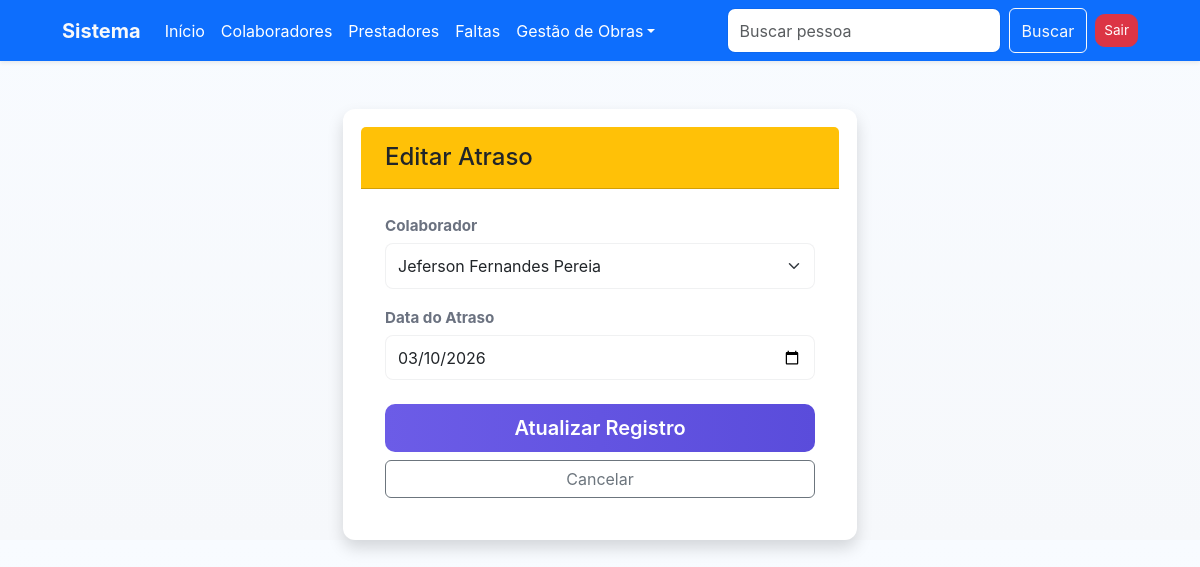
The page /atrasos/5/edit/ (signed in) on the database as committed earlier.
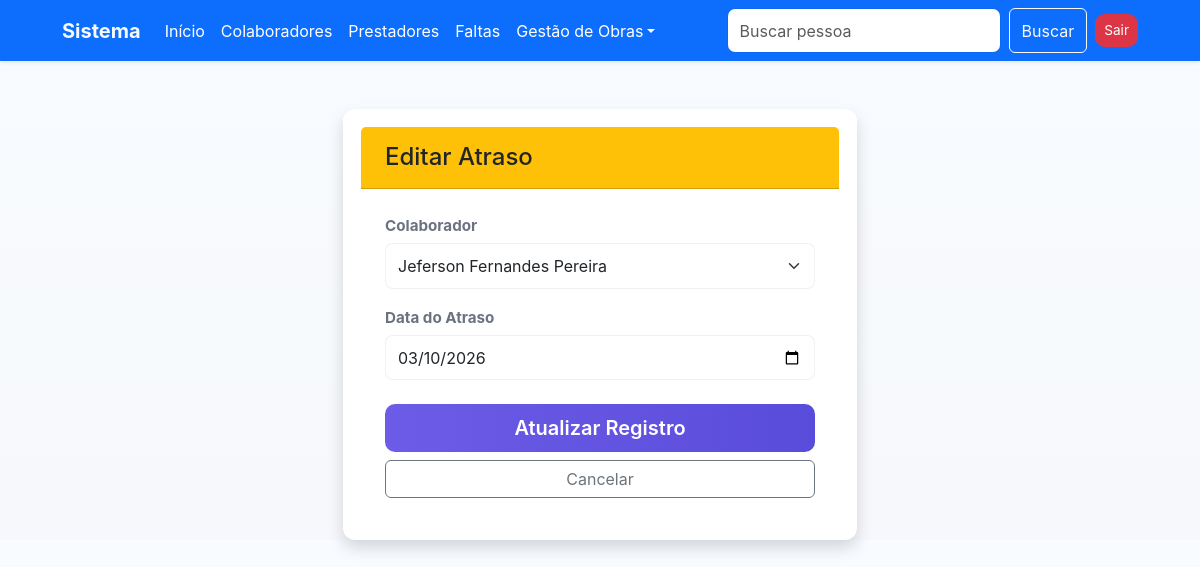
The same page on the database as committed later.
### cadastro/models.py (models this page shows)
class Pessoa(models.Model):
    nome = models.CharField('Nome', max_length=100)
    data_admissao = models.DateField(
        'Data de Admissão', null=True, blank=True)
    funcao = models.CharField('Função', max_length=100, null=True, blank=True)
    endereco = models.CharField(
        'Endereço', max_length=255, null=True, blank=True)
    documento = models.CharField(
        'Documento', max_length=50, null=True, blank=True)
    prestador = models.ForeignKey(
        'Prestador', on_delete=models.CASCADE, null=True, blank=True)
    def __str__(self):
        return self.nome

### cadastro/views.py (the view, shortened to what this page needs)
class AtrasosUpdateView(LoginRequiredMixin, UpdateView):
    model = Atrasos
    template_name = 'atrasos_update.html'
    form_class = AtrasosForm
    success_url = reverse_lazy('atrasos_list')

### cadastro/forms.py
class AtrasosForm(forms.ModelForm):
    class Meta:
        model = Atrasos
        fields = ['nome', 'data_atraso', 'horario', 'justificado']
        widgets = {
            'nome': forms.Select(attrs={'class': 'form-select'}),
            'data_atraso': forms.DateInput(
                format='%Y-%m-%d',
                attrs={'class': 'form-control', 'type': 'date'}
            ),
            'horario': forms.TimeInput(
                attrs={'class': 'form-control', 'type': 'time'}
            ),
            'justificado': forms.CheckboxInput(
                attrs={'class': 'form-check-input'}
            ),
        }

### usuario/views.py (called while the page is built)
    def dispatch(self, request, *args, **kwargs):
        if not request.session.get('logado'):
            messages.error(
                request, 'Acesso negado. Por favor, realize o login.')
            return redirect('usuario_login')
        return super().dispatch(request, *args, **kwargs)

### cadastro/templates/atrasos_update.html (shortened to what this page needs)
{% extends 'index.html' %}
{% block content %}
<div class="container mt-5">
    <div class="row justify-content-center">
        <div class="col-lg-6 col-md-8">
            <div class="card shadow border-0">
                <div class="card-header bg-warning text-dark py-3">
                    <h4 class="mb-0">Editar Atraso</h4>
                </div>
                <div class="card-body p-4">
                    <form method="post">
                        <div class="mb-3">
                            <label for="{{ form.nome.id_for_label }}" class="form-label fw-bold">Colaborador</label>
                            {{ form.nome }}
                        </div>
                        <div class="mb-4">
                            <label for="{{ form.data_atraso.id_for_label }}" class="form-label fw-bold">Data do Atraso</label>
                            {{ form.data_atraso }}
                        </div>
                        <div class="d-grid gap-2">
                            <button type="submit" class="btn btn-primary btn-lg">Atualizar Registro</button>
                            <a href="{% url 'atrasos_list' %}" class="btn btn-outline-secondary">Cancelar</a>
                        </div>
                    </form>
                </div>
            </div>
        </div>
    </div>
</div>
{% endblock %}

Rows that differ between the two databases and show on the page:
changed through a linked row, Pessoa: nome "Jeferson Fernandes Pereia" → "Jeferson Fernandes Pereira"
